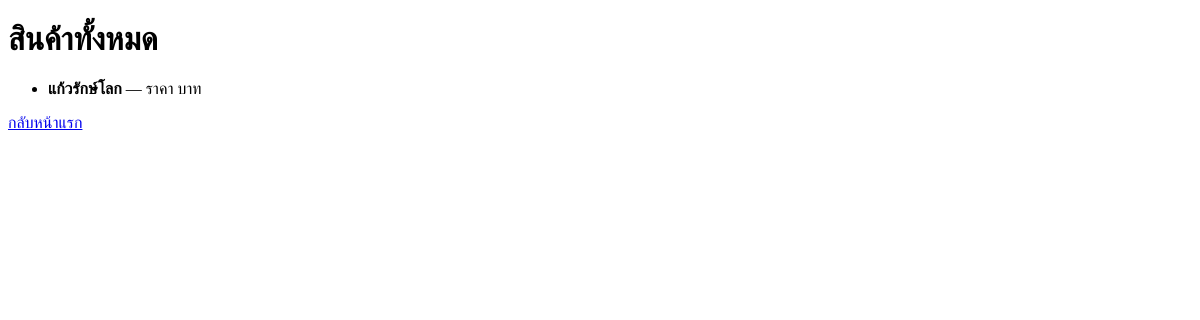
Before: /products/ with the older database file.
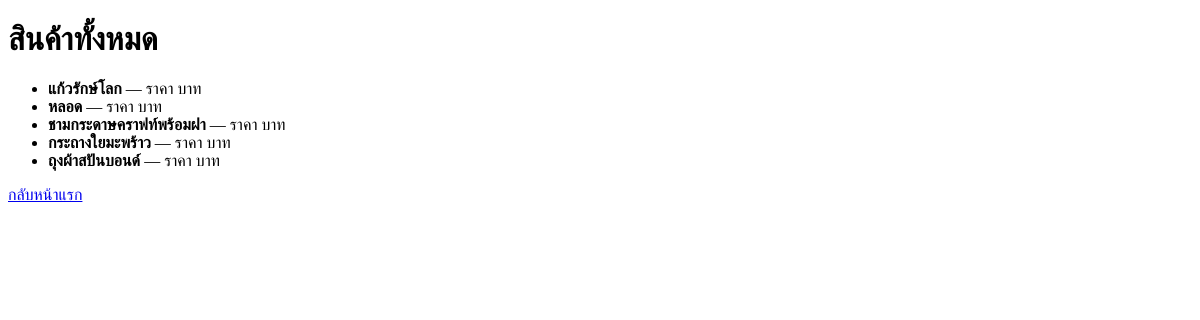
After: the same page with the newer database file.
### shopapp/models.py (models this page shows, shortened)
class Product(models.Model):
    name = models.CharField(max_length=200)
    description = models.TextField(blank=True, null=True)
    original_price = models.DecimalField(max_digits=10, decimal_places=2, blank=True, null=True)
    discount_percent = models.IntegerField(default=0)  # เก็บส่วนลดเป็น %
    rating = models.FloatField(blank=True, null=True)
    rating_count = models.IntegerField(blank=True, null=True)
    sold = models.IntegerField(blank=True, null=True)
    stock = models.IntegerField(blank=True, null=True)
    available_colors = models.JSONField(null=True, blank=True)
    image = models.ImageField(upload_to='products/', null=True, blank=True)
    is_promotion = models.BooleanField(default=False)

### shopapp/views.py (the view)
# urls.py: path('products/', views.product_list, name='product_list'),
def product_list(request):
    products = Product.objects.all()
    return render(request, 'product_list.html', {'products': products})

### shopapp/templates/product_list.html (shortened to what this page needs)
<!DOCTYPE html>
<html>
<head>
</head>
<body>
    <h1>สินค้าทั้งหมด</h1>
    <ul>
        {% for product in products %}
            <li>
                <strong>{{ product.name }}</strong> — ราคา {{ product.price }} บาท
            </li>
        {% empty %}
            <li>ยังไม่มีสินค้า</li>
        {% endfor %}
    </ul>
    <a href="{% url 'homepage' %}">กลับหน้าแรก</a>
</body>
</html>

Changed rows visible on the page:
added Product: name "หลอด"
added Product: name "ชามกระดาษคราฟท์พร้อมฝา"
added Product: name "กระถางใยมะพร้าว"
added Product: name "ถุงผ้าสปันบอนด์"
